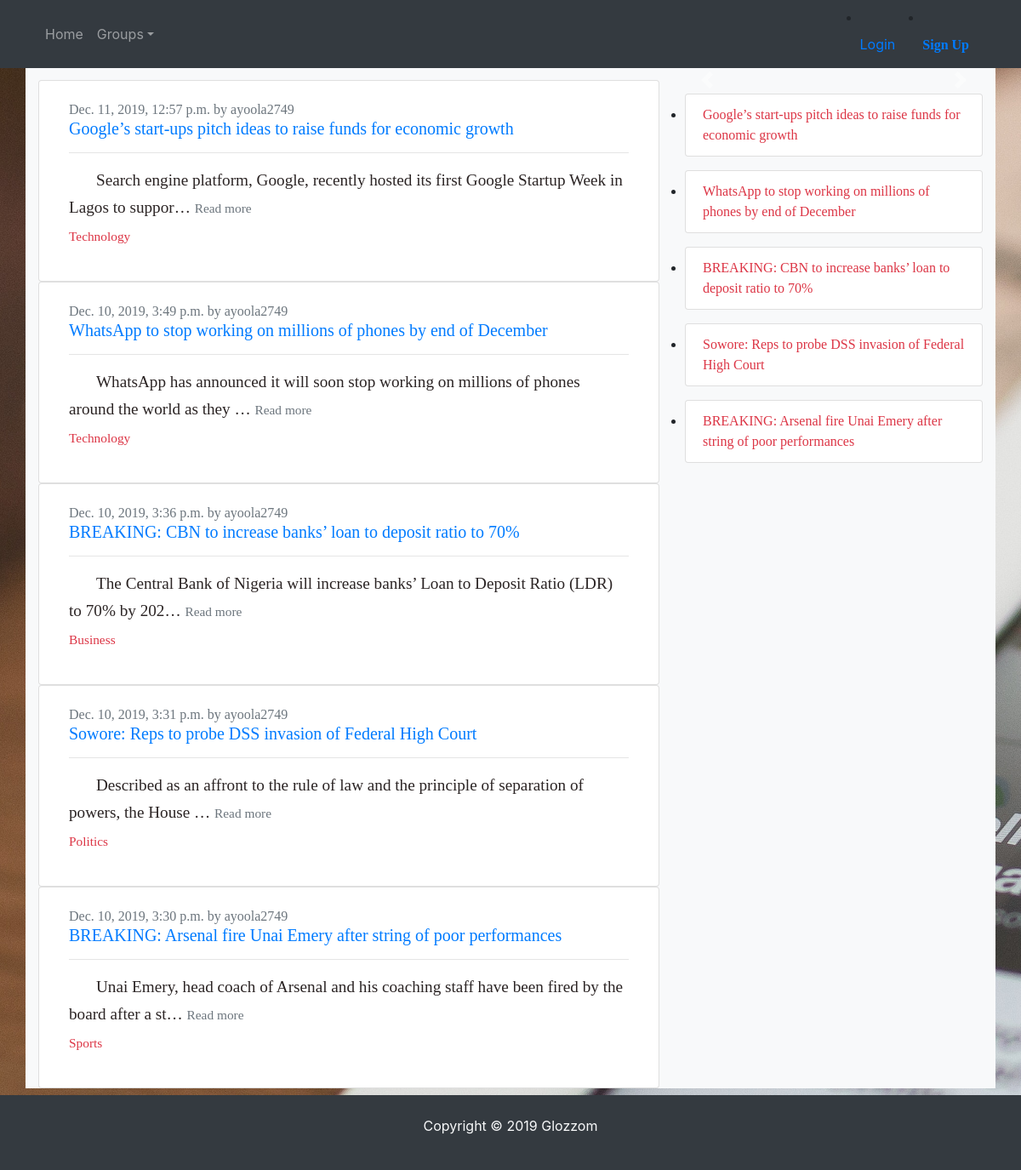
The page / on the database its author committed.
### posts/models.py (models this page shows, shortened)
class Post(models.Model):
     title = models.CharField(max_length = 100)
     text = models.TextField()
     created_at = models.DateTimeField(auto_now = True)
     user = models.ForeignKey(User,on_delete=models.SET_NULL,related_name='posts',null = True)
     group = models.ForeignKey(Group,on_delete=models.CASCADE,related_name='posts',blank = True,null = True)
     class Meta:
         ordering = ['-created_at']

### groups/models.py (models this page shows, shortened)
class Group(models.Model):
    name = models.CharField(max_length = 100,unique = True)
    slug = models.SlugField(allow_unicode= True,unique = True)
    description = models.TextField( blank = True,null = True,default = "")
    def __str__(self):
        return self.name
    class Meta:
        ordering = ['name']

### posts/views.py (the view)
# urls.py: path('',views.PostList.as_view(),name='all'),
class PostList(ListView,SelectRelatedMixin):
    model = Post
    select_related = ('user','group')

### context_processors/base_processor.py (called while the page is built)
def index(request):
    groups = Group.objects.all()
    return {'groups':groups}

### posts/templates/posts/post_list.html (shortened to what this page needs)
{% extends "base.html" %}
{% block content %}
<div class="container">
  <div class="row btn-light">
    <div class="col-md-8">
  <h1 class = "mt-5 header">Latest news</h1>
  {% for post in object_list %}
  <div class="card">
    <div class="container">
      <div class="card-body">
          <h5 class="card-title"><p> <span class="text-secondary"><span class='date'>{{post.created_at}} by {{post.user}}</span>
              <a class="posttitle" href="{% url 'post:single' pk=post.pk username=post.user %}"><br>{{post.title}} <br></a>
          </span></p></h5> <hr>
          <div class="card-text postcontent">{{post.text|safe|truncatechars:100}} <a href="{% url 'post:single' pk=post.pk username=post.user %}"><small class="text-muted">Read more</small>
          </a>  <br> <a href=" {% url 'group:detail' slug=post.group.slug %} " ><small class="text-danger">{{post.group}}</small></a></div>
      </div>
  </div>
  </div>
  {% endfor %}
  </div>
  <div class="col-md-4 d-none d-md-block">
      <h1 class = "mt-5 header">Other news</h1>
    <div id="my-carousel" class="carousel slide" data-ride="carousel">
        <a class="carousel-control-prev" href="#my-carousel" data-slide="prev" role="button">
          <span class="carousel-control-prev-icon" aria-hidden="true"></span>
        </a>
        <a class="carousel-control-next" href="#my-carousel" data-slide="next" role="button">
          <span class="carousel-control-next-icon" aria-hidden="true"></span>
        </a>
      </div>
      {% for post in object_list %}
      <ul class="mt-3 list-group posttitle">
        <li> <a class="posttitle list-group-item text-danger" href="{% url 'post:single' pk=post.pk username=post.user %}">{{post.title}}</a></li>
      </ul>
      {% endfor %}
    </div>
  </div>
    </div>
    <footer id="main-footer" class="text-center bg-dark mt-2 p-4">
      <div class="container">
        <div class="row">
          <div class="col">
            <p class = 'text-light'>Copyright &copy;
              <span id="year">2019</span> Glozzom</p>
          </div>
        </div>
      </div>
      </footer>
{% endblock content %}

### templates/base.html (shortened to what this page needs)
<!DOCTYPE html>
{% load static %}
<html lang="en">
<head>
<link rel="stylesheet" href="https://cdnjs.cloudflare.com/ajax/libs/twitter-bootstrap/4.3.1/css/bootstrap.min.css">
<link rel="stylesheet" href="https://cdnjs.cloudflare.com/ajax/libs/font-awesome/5.11.2/css/all.min.css">
<link rel="stylesheet" href="{% static 'css/master.css' %}">
</head>
<body id="overlay">
<nav class="navbar navbar-expand-lg navbar-dark bg-dark fixed-top">
    <div class="container">
    <div id="my-nav" class="collapse navbar-collapse">
        <ul class="navbar-nav mr-auto">
                    <li class="nav-item">
                            <a class="nav-link" href=" {% url 'post:all' %} ">Home</a>
                        </li>
                        <li class="nav-item">
                                <div class="dropdown">
                                    <a id="my-dropdown" class="dropdown-toggle nav-link" data-toggle="dropdown" aria-haspopup="true" aria-expanded="false">Groups</a>
                                </div>
                            </li>
                    </ul>
                    {% if user.is_authenticated %}
                    <ul class="navbar-nav ml-auto">
                    <li class="nav-item">
                <a class="nav-link" href=" {% url 'post:create' %} ">Create Post</a>
            </li>
            <li class="nav-item">
                    <a class="nav-link" href="{% url 'group:create' %}">Add group</a>
                </li>
            <li class="nav-item">
                    <a class="nav-link" href=" {% url 'logout' %} "><i class="fa fa-sign-out" aria-hidden="true">Logout</i></a>
                </li>
                {% else %}
            <li class="nav-item">
                <a class="nav-link" href=" {% url 'login' %} ">Login</a>
            </li>
            <li class="nav-item">
                <a class="nav-link" href=" {% url 'accounts:SignUp' %} "><i class="fa fa-sign-out" aria-hidden="true">Sign Up</i></a>
            </li>
        {% endif %}
        </div>
    </div>
</nav>
{% block content %}
{% endblock content %}
</body>
</html>

### static/css/master.css (style rules this page uses)
body { background-image: url(../images/matthew-guay-Q7wDdmgCBFg-unsplash.jpg); background-repeat: no-repeat; background-attachment: fixed; background-size: cover; }
.header { color: rgb(241, 40, 40); font-size: 2rem ; font-family: "High Tower Text"; text-align: center; }
.posttitle { font-family: "Lucida Console"; }
a { text-decoration: none; }
.date { font-weight: lighter; font-family: Nsimsun; font-size: 1rem; }
.postcontent { color:rgb(43, 36, 36); font-size: 1.2rem; margin-top: 1rem; text-indent: 2rem; line-height: 2rem; font-family: candara; margin-bottom: 1rem; }

### rows shown on the page
Post: created_at "Dec. 11, 2019, 12:57 p.m.", user "ayoola2749", title "Google’s start-ups pitch ideas to raise funds for economic growth", text "Search engine platform, Google, recently hosted its first Google Startup Week in Lagos to suppor…", group "Technology"
Post: created_at "Dec. 10, 2019, 3:49 p.m.", user "ayoola2749", title "WhatsApp to stop working on millions of phones by end of December", text "WhatsApp has announced it will soon stop working on millions of phones around the world as they …", group "Technology"
Post: created_at "Dec. 10, 2019, 3:36 p.m.", user "ayoola2749", title "BREAKING: CBN to increase banks’ loan to deposit ratio to 70%", text "The Central Bank of Nigeria will increase banks’ Loan to Deposit Ratio (LDR) to 70% by 202…", group "Business"
Post: created_at "Dec. 10, 2019, 3:31 p.m.", user "ayoola2749", title "Sowore: Reps to probe DSS invasion of Federal High Court", text "Described as an affront to the rule of law and the principle of separation of powers, the House …", group "Politics"
Post: created_at "Dec. 10, 2019, 3:30 p.m.", user "ayoola2749", title "BREAKING: Arsenal fire Unai Emery after string of poor performances", text "Unai Emery, head coach of Arsenal and his coaching staff have been fired by the board after a st…", group "Sports"
